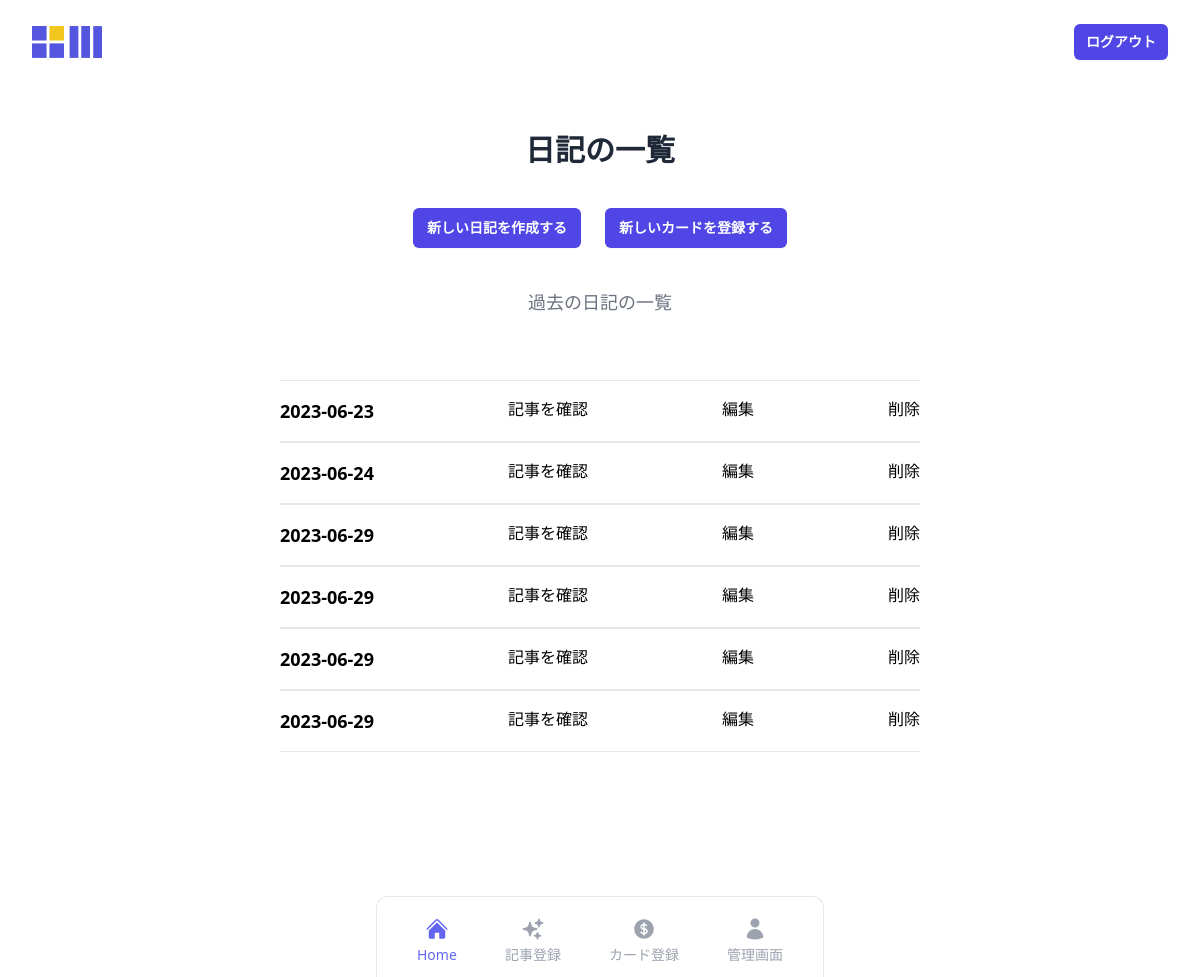
Before: /admin-index.php (signed in) with the older database file.
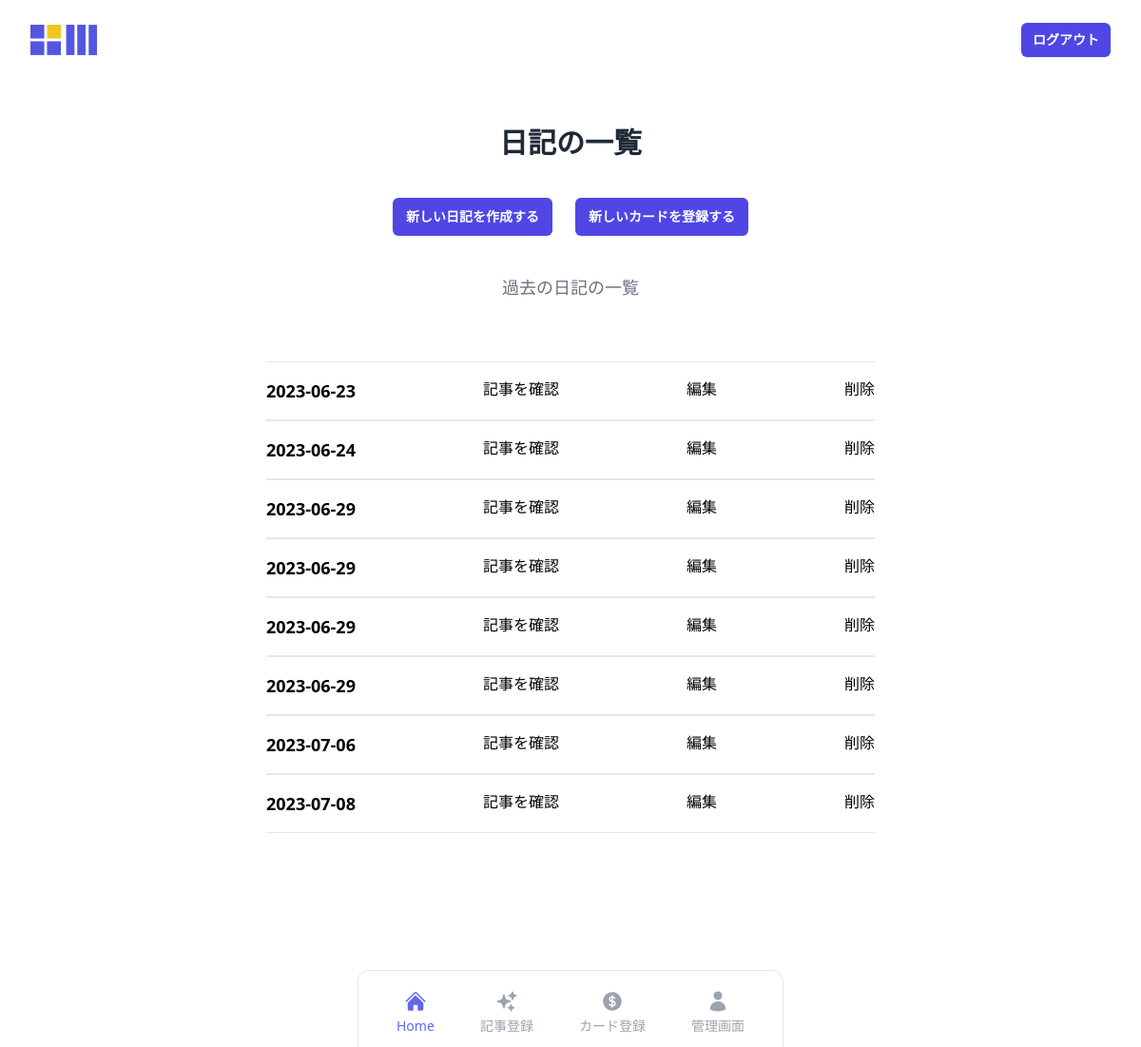
After: the same page with the newer database file.
### tables this page shows
CREATE TABLE `dev13_diary` (
  `diary_id` int(12) NOT NULL,
  `registration_date` date NOT NULL,
  `created_date` datetime NOT NULL,
  `update_date` datetime NOT NULL,
  `today_events` text NOT NULL,
  `events_impression` text NOT NULL,
  `events_emotions` text NOT NULL,
  `events_points` int(12) NOT NULL,
  `events_points_reason` text NOT NULL,
  `select_card_filename` varchar(255) NOT NULL,
  `photo_keyword` text NOT NULL,
  `photo_keyword_reason` text NOT NULL,
  `photo_emotions` text NOT NULL,
  `photo_points` int(11) NOT NULL,
  `photo_points_reason` text NOT NULL
);

### admin-index.php (the view, shortened to what this page needs)
<?php
$pdo = db_connect();
$sql = "SELECT * FROM dev13_diary";
$stmt = $pdo->prepare($sql);
try {
    $status = $stmt->execute();
} catch (PDOException $e) {
    echo json_encode(["sql error" => "{$e->getMessage()}"]);
    exit();
}
$view = "";
if ($status == false) {
    $error = $stmt->errorInfo();
    exit("（SQLエラー）ErrorQuery:" . $error[2]);
} else {
    while ($result = $stmt->fetch(PDO::FETCH_ASSOC)) {
        $view .= "
              <div class=\"mx-auto flex max-w-screen-sm flex-col border-t \">
                <div class=\"border-b\">
                        <div class=\"flex cursor-pointer justify-between gap-2 py-4 text-black hover:text-indigo-500 active:text-indigo-600 \">
                            <span class=\"font-semibold transition duration-100 md:text-lg \">{$result["registration_date"]}</span><a href=\"diary-entry.php?diary_id={$result["diary_id"]}\">記事を確認</a><a href=\"diary-edit.php?diary_id={$result["diary_id"]}\">編集</a><a href=\"diary-delete.php?diary_id={$result["diary_id"]}\">削除</a>
                        </div>
                </div>
            </div>
        ";
    }
}
?>
<!DOCTYPE html>
<html lang="ja">
<head>
    <script src="https://cdn.tailwindcss.com"></script>
</head>
<body>
    <?php include('include/header.php'); ?>
    <div class="bg-white py-6 sm:py-8 lg:py-12">
        <div class="mx-auto max-w-screen-2xl px-4 md:px-8">
            <div class="mb-10 md:mb-16">
                <h2 class="mb-4 text-center text-2xl font-bold text-gray-800 md:mb-6 lg:text-3xl">日記の一覧</h2>
                <div class="mt-10 flex items-center justify-center gap-x-6 mb-10 ">
                    <a href="diary-regist.php" class="rounded-md bg-indigo-600 px-3.5 py-2.5 text-sm font-semibold text-white shadow-sm hover:bg-indigo-500 focus-visible:outline focus-visible:outline-2 focus-visible:outline-offset-2 focus-visible:outline-indigo-600">新しい日記を作成する</a>
                    <a href="card-regist.php" class="rounded-md bg-indigo-600 px-3.5 py-2.5 text-sm font-semibold text-white shadow-sm hover:bg-indigo-500 focus-visible:outline focus-visible:outline-2 focus-visible:outline-offset-2 focus-visible:outline-indigo-600">新しいカードを登録する</a>
                </div>
                <p class="mx-auto max-w-screen-md text-center text-gray-500 md:text-lg">過去の日記の一覧</p>
            </div>
            <?= $view ?>
        </div>
    </div>
    <?php include('include/footer.php'); ?>
</body>
</html>

### include/header.php (shortened to what this page needs)
<header class="bg-white">
    <nav class="mx-auto flex max-w-7xl items-center justify-between gap-x-6 p-6 lg:px-8" aria-label="Global">
        <div class="flex lg:flex-1">
            <a href="diary-index.php" class="-m-1.5 p-1.5">
                <img class="h-8 w-auto" src="asset/svg/logo.svg" alt="">
            </a>
        </div>
        <div class="flex flex-1 items-center justify-end gap-x-6">
            <a href="logout.php" class="rounded-md bg-indigo-600 px-3 py-2 text-sm font-semibold text-white shadow-sm hover:bg-indigo-500 focus-visible:outline focus-visible:outline-2 focus-visible:outline-offset-2 focus-visible:outline-indigo-600">ログアウト</a>
        </div>
    </nav>
</header>

### include/footer.php (shortened to what this page needs)
<div class="bg-white pt-12 sm:pt-16 lg:pt-24">
    <nav class="sticky bottom-0 mx-auto flex w-full justify-between gap-8 border-t bg-white px-10 pt-5 pb-3 text-xs sm:max-w-md sm:rounded-t-xl sm:border-l sm:border-r sm:text-sm">
        <a href="diary-index.php" class="flex flex-col items-center gap-1 text-gray-400 transition duration-100 hover:text-gray-500 active:text-gray-600">
            <span class="flex flex-col items-center gap-1 text-indigo-500">
                <span>Home</span>
            </span>
        </a>
        <a href="diary-regist.php" class="flex flex-col items-center gap-1 text-gray-400 transition duration-100 hover:text-gray-500 active:text-gray-600">
            <span>記事登録</span>
        </a>
        <a href="card-regist.php" class="flex flex-col items-center gap-1 text-gray-400 transition duration-100 hover:text-gray-500 active:text-gray-600">
            <span>カード登録</span>
        </a>
        <a href="admin-index.php" class="flex flex-col items-center gap-1 text-gray-400 transition duration-100 hover:text-gray-500 active:text-gray-600">
            <span>管理画面</span>
        </a>
    </nav>
</div>

Changed rows visible on the page:
added dev13_diary: registration_date "2023-07-06"
added dev13_diary: registration_date "2023-07-08"
